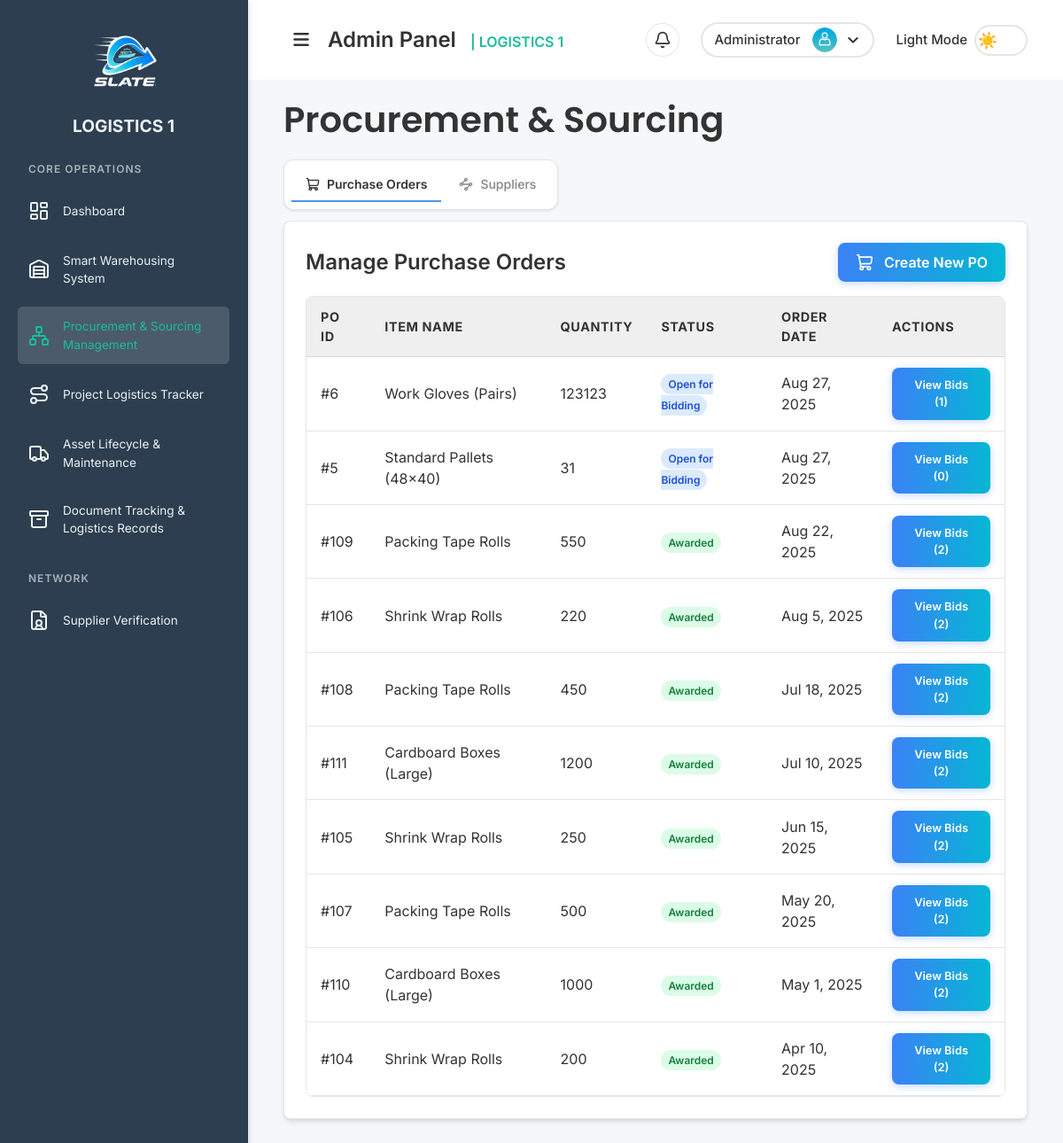
Page /pages/procurement_sourcing.php (signed in) on the committed database.
### tables this page shows
CREATE TABLE `purchase_orders` (
  `id` int NOT NULL,
  `supplier_id` int DEFAULT NULL,
  `item_name` varchar(255) NOT NULL,
  `quantity` int NOT NULL,
  `status` varchar(50) DEFAULT 'Pending',
  `order_date` timestamp NULL DEFAULT CURRENT_TIMESTAMP,
  `awarded_to_supplier_id` int DEFAULT NULL,
  `awarded_at` timestamp NULL DEFAULT NULL
);

### includes/functions/purchase_order.php (called while the page is built, shortened)
<?php
function getRecentPurchaseOrders($limit = 50) {
    $conn = getDbConnection();
    $sql = "SELECT po.*, s.supplier_name
            FROM purchase_orders po
            LEFT JOIN suppliers s ON po.awarded_to_supplier_id = s.id
            ORDER BY po.order_date DESC
            LIMIT ?";
    $stmt = $conn->prepare($sql);
    $stmt->bind_param("i", $limit);
    $stmt->execute();
    $result = $stmt->get_result();
    $orders = $result ? $result->fetch_all(MYSQLI_ASSOC) : [];
    return $orders;
}
?>

### includes/functions/bids.php (called while the page is built, shortened)
<?php
function getBidsForPO($po_id) {
    $conn = getDbConnection();
    $stmt = $conn->prepare(
        "SELECT b.*, s.supplier_name
         FROM bids b
         JOIN suppliers s ON b.supplier_id = s.id
         WHERE b.po_id = ?
         ORDER BY b.bid_amount ASC"
    );
    $stmt->bind_param("i", $po_id);
    $stmt->execute();
    $result = $stmt->get_result();
    $bids = $result ? $result->fetch_all(MYSQLI_ASSOC) : [];
    return $bids;
}
?>

### pages/procurement_sourcing.php (the view, shortened to what this page needs)
<?php
require_once '../includes/functions/purchase_order.php';
require_once '../includes/functions/bids.php';
$purchaseOrders = getRecentPurchaseOrders(50);
$bids_by_po = [];
foreach ($purchaseOrders as $po) {
    if ($po['status'] === 'Open for Bidding' || $po['status'] === 'Awarded') {
        $bids_by_po[$po['id']] = getBidsForPO($po['id']);
    }
}
?>
<!DOCTYPE html>
<html lang="en">
<head>
  <link rel="stylesheet" href="../assets/css/styles.css">
  <link rel="stylesheet" href="../assets/css/sidebar.css">
  <link rel="stylesheet" href="https://cdnjs.cloudflare.com/ajax/libs/font-awesome/6.7.2/css/all.min.css">
  <script src="https://cdn.tailwindcss.com"></script>
</head>
<body class="sidebar-active">
  <div class="sidebar" id="sidebar"> <?php include '../partials/sidebar.php'; ?> </div>
  <div class="main-content-wrapper" id="mainContentWrapper">
    <div class="content" id="mainContent">
      <?php include '../partials/header.php'; ?>
      <h1 class="font-semibold page-title">Procurement & Sourcing</h1>
       <div class="tabs-container mb-3">
        <div class="tabs-bar">
          <button class="tab-button active" data-tab="purchase-orders">
            <i data-lucide="shopping-cart" class="w-4 h-4 mr-2"></i>
            Purchase Orders
          </button>
           <?php if ($_SESSION['role'] === 'admin'): ?>
          <button class="tab-button" data-tab="suppliers">
            <i data-lucide="waypoints" class="w-4 h-4 mr-2"></i>
            Suppliers
          </button>
          <?php endif; ?>
        </div>
      </div>
      <div class="tab-content active" id="purchase-orders-tab">
        <div style="background: var(--card-bg); border: 1px solid var(--card-border);" class="p-6 rounded-lg shadow-md">
            <div class="flex justify-between items-center mb-4">
                <h2 class="text-2xl font-semibold text-[var(--text-color)]">Manage Purchase Orders</h2>
                <button class="btn-primary" onclick="window.openModal(document.getElementById('createPOModal'))">
                    <i data-lucide="shopping-cart" class="w-5 h-5 sm:mr-2"></i>
                    <span class="hidden sm:inline">Create New PO</span>
                </button>
            </div>
            <div class="table-container">
              <table class="data-table">
                <thead>
                  <tr>
                    <th>PO ID</th>
                    <th>Item Name</th>
                    <th>Quantity</th>
                    <th>Status</th>
                    <th>Order Date</th>
                    <th>Actions</th>
                  </tr>
                </thead>
                <tbody>
                  <?php if (empty($purchaseOrders)): ?>
                    <tr><td colspan="6" class="table-empty">No purchase orders found.</td></tr>
                  <?php else: foreach ($purchaseOrders as $po): ?>
                      <tr>
                        <td>#<?php echo $po['id']; ?></td>
                        <td><?php echo htmlspecialchars($po['item_name']); ?></td>
                        <td><?php echo $po['quantity']; ?></td>
                        <td>
                            <span class="px-2 py-1 font-semibold leading-tight text-xs rounded-full
                                <?php if ($po['status'] === 'Pending') echo 'bg-yellow-100 text-yellow-700';
                                      elseif ($po['status'] === 'Open for Bidding') echo 'bg-blue-100 text-blue-700';
                                      elseif ($po['status'] === 'Awarded') echo 'bg-green-100 text-green-700';
                                      else echo 'bg-gray-100 text-gray-700'; ?>">
                                <?php echo htmlspecialchars($po['status']); ?>
                            </span>
                        </td>
                        <td><?php echo date("M j, Y", strtotime($po['order_date'])); ?></td>
                        <td>
                            <?php if ($po['status'] === 'Pending'): ?>
                                <form method="POST" class="form-no-margin">
                                    <input type="hidden" name="po_id" value="<?php echo $po['id']; ?>">
                                    <button type="submit" name="action" value="open_for_bidding" class="btn-primary btn-small">Open for Bidding</button>
                                </form>
                            <?php elseif ($po['status'] === 'Open for Bidding' || $po['status'] === 'Awarded'): ?>
                                <button class="btn-primary btn-small" onclick='openViewBidsModal(<?php echo $po["id"]; ?>, <?php echo json_encode($bids_by_po[$po["id"]] ?? []); ?>, "<?php echo $po["status"]; ?>")'>
                                    View Bids (<?php echo count($bids_by_po[$po['id']] ?? []); ?>)
                                </button>
                            <?php endif; ?>
                        </td>
                      </tr>
                  <?php endforeach; endif; ?>
                </tbody>
              </table>
            </div>
        </div>
      </div>
    </div>
  </div>
</body>
</html>

### assets/css/styles.css (style rules this page uses)
* { margin: 0; padding: 0; box-sizing: border-box; font-family: 'Inter', sans-serif; }
:root { --bg-color: #f5f7fa; --text-color: #333333; --primary-color: #1abc9c; --accent-color: #00c6ff; --danger-color: #e74c3c; --sidebar-bg: #2c3e50; --sidebar-text: #ecf0f1; --card-bg: #ffffff; --card-border: rgba(0, 0, 0, 0.1); --input-bg: #ffffff; --input-border: #ced4da; --input-text: #495057; --border-color: rgba(0, 0, 0, 0.1); --primary-btn-bg: linear-gradient(to right, #0072ff, #00c6ff); --primary-btn-hover-bg: linear-gradient(to right, #0052cc, #009ee3); --cancel-btn-bg: #e0e0e0; --scrollbar-thumb-hover-color: #556b7a; --subtitle-color: #464646; --description-color: #52555a; --close-btn-hover-bg: #f0f0f0; --placeholder-color: #939ca5; --dropdown-item-hover: rgba(0, 0, 0, 0.05); --icon-container-bg: #f3f4f6; --pagination-text: #6b7280; --pagination-text-hover: #2563eb; --pagination-bg-hover: #f3f4f6; --pagination-ellipsis: #9ca3af; --pagination-info: #6b7280; --scrollbar-track: #f1f1f1; --scrollbar-thumb: #c1c1c1; --scrollbar-thumb-hover: #a8a8a8; }
* { scrollbar-width: thin; scrollbar-color: var(--scrollbar-thumb) var(--scrollbar-track); }
body { height: 100vh; display: flex; background: var(--bg-color); color: var(--text-color); transition: background-color 0.5s ease, color 0.5s ease; }
.content { flex: 1; padding: 0 40px 40px 40px; }
.page-title { color: var(--text-color); font-family: 'Poppins', sans-serif; font-weight: 600; font-size: 2.5rem; margin-bottom: 15px; }
.hidden { display: none; }
.btn-small { padding: 5px 10px; font-size: 0.8em; }
.btn-primary { background: linear-gradient(to right, #3b82f6, #06b6d4); color: white; padding: 10px 20px; border-radius: 8px; border: none; cursor: pointer; font-weight: 600; transition: all 0.3s ease; box-shadow: 0 2px 8px rgba(59, 130, 246, 0.3); display: inline-flex; align-items: center; gap: 4px; }
.data-table { width: 100%; border-collapse: collapse; background: var(--card-bg); color: var(--text-color); }
.data-table thead tr { background-color: rgba(0, 0, 0, 0.03); border-bottom: 1px solid var(--card-border); font-size: 0.75rem; text-transform: uppercase; font-weight: 500; letter-spacing: 0.05em; }
.data-table th { padding: 12px 16px; font-size: 0.9rem !important; text-align: left; color: var(--text-color); }
.data-table td { padding: 12px 16px; border-bottom: 1px solid var(--card-border); color: var(--text-color); }
.data-table tbody tr { transition: background-color 0.2s ease; }
.table-container { overflow-x: auto; overflow-y: visible; border-radius: 8px; border: 1px solid var(--card-border); }
th { background-color: rgba(0, 0, 0, 0.03); color: var(--text-color); }
.tabs-container { display: flex; justify-content: flex-start; align-items: center; margin-bottom: 24px; }
.tabs-bar { display: inline-flex; align-items: center; gap: 4px; background: var(--card-bg); border: 1px solid var(--card-border); border-radius: 12px; box-shadow: 0 1px 3px rgba(0, 0, 0, 0.1); padding: 8px; }
.tab-button { display: flex; align-items: center; padding: 8px 16px; border: none; border-radius: 0; background: transparent; color: var(--text-color); font-size: 0.875rem; font-weight: 500; cursor: pointer; transition: all 0.2s ease; white-space: nowrap; opacity: 0.6; position: relative; border-bottom: 2px solid transparent; }
.tab-button.active { background: transparent; color: var(--text-color); opacity: 1; box-shadow: none; border-bottom: 2px solid #4d94eb; font-weight: 600; }
.tab-content { display: none; }
.tab-content.active { display: block; }

### assets/css/sidebar.css (style rules this page uses)
html.loaded body { visibility: visible !important; opacity: 1 !important; transition: opacity 0.2s ease-in-out; }
.main-content-wrapper { flex: 1; display: flex; flex-direction: column; overflow-y: auto; height: 100vh; margin-left: 280px; transition: margin-left 0.5s ease; }
.sidebar { width: 280px; min-width: 250px; background: var(--sidebar-bg); color: var(--sidebar-text); padding: 20px; transition: all 0.5s ease; transform: translateX(0); position: fixed; top: 0; left: 0; height: 100vh; overflow-y: auto; overflow-x: hidden; box-shadow: 2px 0 5px rgba(0,0,0,0.1); border-right: 1px solid var(--border-color); z-index: 200; }
html.loaded .sidebar { opacity: 1; visibility: visible; }

### rows in the picture
purchase_orders: id "6", item_name "Work Gloves (Pairs)", quantity "123123", status "Open for Bidding", order_date "Aug 27, 2025", id "1"
purchase_orders: id "5", item_name "Standard Pallets (48x40)", quantity "31", status "Open for Bidding", order_date "Aug 27, 2025", id "0"
purchase_orders: id "109", item_name "Packing Tape Rolls", quantity "550", status "Awarded", order_date "Aug 22, 2025", id "2"
purchase_orders: id "106", item_name "Shrink Wrap Rolls", quantity "220", status "Awarded", order_date "Aug 5, 2025", id "2"
purchase_orders: id "108", item_name "Packing Tape Rolls", quantity "450", status "Awarded", order_date "Jul 18, 2025", id "2"
purchase_orders: id "111", item_name "Cardboard Boxes (Large)", quantity "1200", status "Awarded", order_date "Jul 10, 2025", id "2"
purchase_orders: id "105", item_name "Shrink Wrap Rolls", quantity "250", status "Awarded", order_date "Jun 15, 2025", id "2"
purchase_orders: id "107", item_name "Packing Tape Rolls", quantity "500", status "Awarded", order_date "May 20, 2025", id "2"
purchase_orders: id "110", item_name "Cardboard Boxes (Large)", quantity "1000", status "Awarded", order_date "May 1, 2025", id "2"
purchase_orders: id "104", item_name "Shrink Wrap Rolls", quantity "200", status "Awarded", order_date "Apr 10, 2025", id "2"
